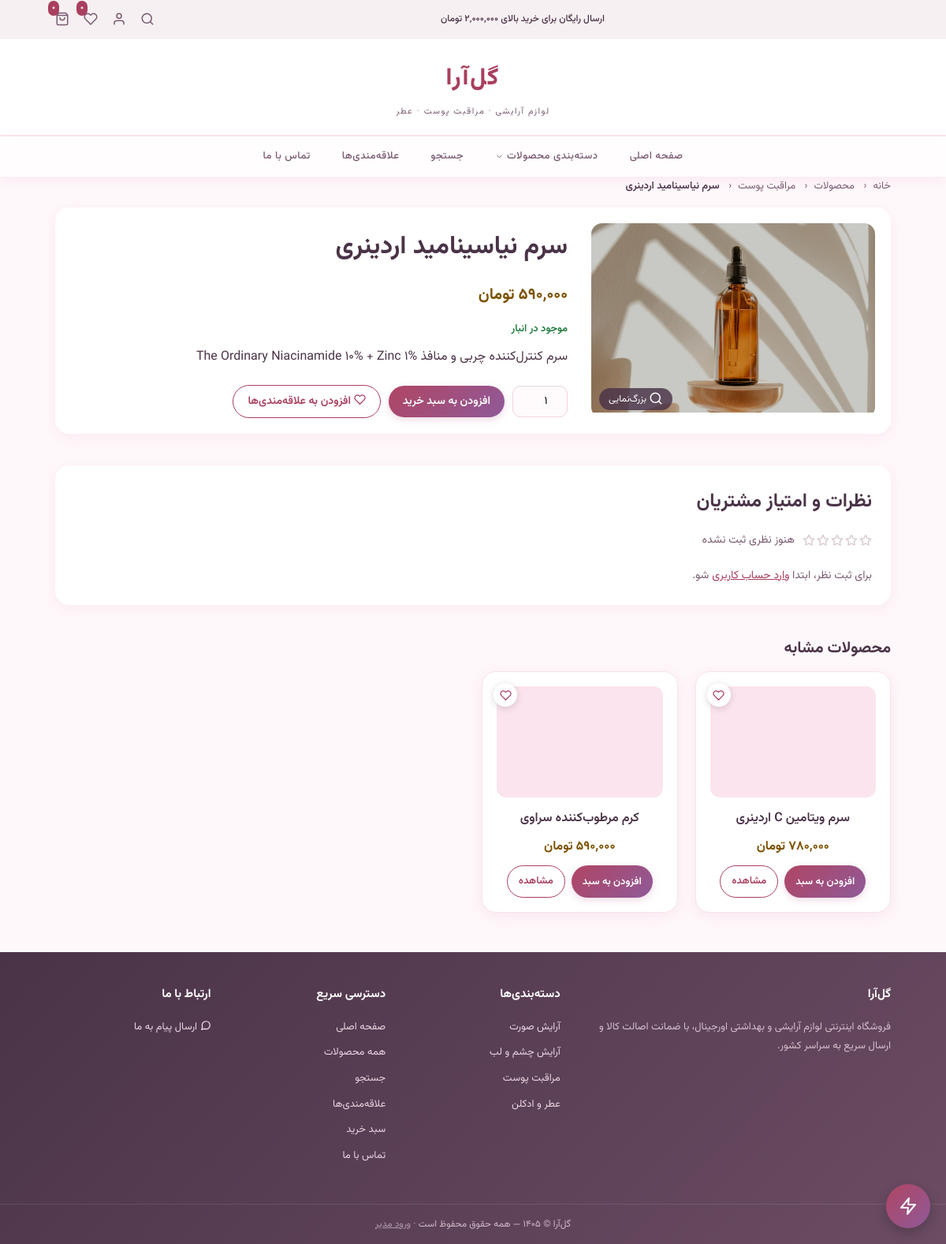
Page /product.php?id=15 on the committed database.
### tables this page shows
CREATE TABLE products (
    id INT AUTO_INCREMENT PRIMARY KEY,
    category_id INT,
    name VARCHAR(150) NOT NULL,
    description TEXT,
    price INT NOT NULL,
    stock INT UNSIGNED NOT NULL DEFAULT 0,
    image VARCHAR(255) DEFAULT NULL,
    deleted_at DATETIME NULL DEFAULT NULL,
    created_at DATETIME DEFAULT CURRENT_TIMESTAMP,
    updated_at DATETIME NULL DEFAULT NULL ON UPDATE CURRENT_TIMESTAMP,
    INDEX idx_products_deleted (deleted_at),
    FOREIGN KEY (category_id) REFERENCES categories(id) ON DELETE SET NULL
);

CREATE TABLE categories (
    id INT AUTO_INCREMENT PRIMARY KEY,
    name VARCHAR(100) NOT NULL
);

### product.php (the view, shortened to what the rows shown need)
<?php
require_once __DIR__ . '/config/db.php';
require_once __DIR__ . '/includes/functions.php';
$id = isset($_GET['id']) ? (int) $_GET['id'] : 0;
$productModel = new Product();
$product = $productModel->find($id);
if ($product) {
    $stock = (int) $product['stock'];
    $main_image = product_image($product['image'], 720);
}
require_once __DIR__ . '/includes/header.php';
[$stock_text, $stock_class] = stock_badge($stock);
$is_wishlisted = (new Wishlist())->has((int) $product['id']);
$max_qty = max(1, min($stock, MAX_QTY_PER_ITEM));
$related = $productModel->related($product, 4);
?>
<div class="product-detail">
    <?php if ($product['image']): ?>
        <a href="<?php echo url('uploads/products/' . $product['image']); ?>" class="product-zoom" data-zoom aria-label="بزرگ‌نمایی عکس <?php echo clean_input($product['name']); ?>">
            <img src="<?php echo $main_image['url']; ?>" width="<?php echo $main_image['width']; ?>" height="<?php echo $main_image['height']; ?>" alt="<?php echo clean_input($product['name']); ?>" fetchpriority="high">
            <span class="zoom-hint" aria-hidden="true"><?php echo icon('search'); ?> بزرگ‌نمایی</span>
        </a>
    <?php else: ?>
        <img class="product-zoom" src="<?php echo $main_image['url']; ?>" width="<?php echo $main_image['width']; ?>" height="<?php echo $main_image['height']; ?>" alt="<?php echo clean_input($product['name']); ?>">
    <?php endif; ?>
    <div class="product-info">
        <h1><?php echo clean_input($product['name']); ?></h1>
        <p class="price" style="font-size:20px; margin:12px 0;"><?php echo format_price($product['price']); ?></p>
        <p class="stock-badge <?php echo $stock_class; ?>" style="font-size:13px;"><?php echo $stock_text; ?></p>
        <p><?php echo nl2br(clean_input($product['description'])); ?></p>
        <div class="product-actions">
            <?php if ($stock > 0): ?>
                <input type="number" id="addToCartQty" class="qty-input" value="1" min="1" max="<?php echo $max_qty; ?>">
                <button type="button" id="addToCartBtn" data-product-id="<?php echo $product['id']; ?>" class="btn">افزودن به سبد خرید</button>
            <?php else: ?>
                <button type="button" class="btn btn-disabled" disabled aria-disabled="true">ناموجود</button>
            <?php endif; ?>
            <button type="button" class="btn btn-outline wish-btn-text<?php echo $is_wishlisted ? ' is-active' : ''; ?>" data-product-id="<?php echo $product['id']; ?>" aria-pressed="<?php echo $is_wishlisted ? 'true' : 'false'; ?>">
            </button>
        </div>
    </div>
</div>
<?php render_reviews_section($conn, $product['id']); ?>
<?php if (!empty($related)): ?>
    <section class="related-section" aria-labelledby="relatedTitle">
        <h2 id="relatedTitle">محصولات مشابه</h2>
        <div class="product-grid">
            <?php foreach ($related as $item): render_product_card($item); endforeach; ?>
        </div>
    </section>
<?php endif; ?>
<?php require_once __DIR__ . '/includes/footer.php'; ?>

### includes/functions.php (shortened to what the rows shown need)
<?php
require_once __DIR__ . '/images.php';
function clean_input($data)
{
    $data = trim((string) $data);
    $data = stripslashes($data);
    $data = htmlspecialchars($data, ENT_QUOTES, 'UTF-8');
    return $data;
}
function format_price($price)
{
    return number_format((int) $price) . ' تومان';
}
function icon($name, $class = 'icon')
{
    static $cache = [];
    if (!isset($cache[$name])) {
        $path = __DIR__ . '/../assets/icons/' . $name . '.svg';
        $cache[$name] = file_exists($path) ? file_get_contents($path) : '';
    }
    $svg = $cache[$name];
    return preg_replace('/<svg /', '<svg class="' . $class . '" aria-hidden="true" focusable="false" ', $svg, 1);
}
    ?>
    <?php
function stock_badge(int $stock): array
{
    return ['موجود در انبار', 'stock-in'];
}
function render_product_card($product)
{
    $image = product_image($product['image'] ?? null, 480);
    $name = clean_input($product['name']);
    $link = url('product.php?id=' . $product['id']);
    $is_wishlisted = (new Wishlist())->has((int) $product['id']);
    $stock = (int) ($product['stock'] ?? 0);
    ?>
    <div class="product-card<?php echo $stock <= 0 ? ' is-out' : ''; ?>">
        <button type="button" class="wish-btn<?php echo $is_wishlisted ? ' is-active' : ''; ?>" data-product-id="<?php echo $product['id']; ?>"
                aria-label="علاقه‌مندی: <?php echo $name; ?>" aria-pressed="<?php echo $is_wishlisted ? 'true' : 'false'; ?>" title="افزودن به علاقه‌مندی‌ها"><?php echo icon('heart'); ?></button>
        <a href="<?php echo $link; ?>" class="card-media" tabindex="-1" aria-hidden="true">
            <img src="<?php echo $image['url']; ?>" width="<?php echo $image['width']; ?>" height="<?php echo $image['height']; ?>" alt="" loading="lazy" decoding="async">
        </a>
        <h3><a href="<?php echo $link; ?>"><?php echo $name; ?></a></h3>
        <p class="price"><?php echo format_price($product['price']); ?></p>
        <div class="card-actions">
            <?php if ($stock > 0): ?>
                <button type="button" class="btn js-add-to-cart" data-product-id="<?php echo $product['id']; ?>">افزودن به سبد</button>
            <?php else: ?>
                <span class="btn btn-disabled" aria-disabled="true">ناموجود</span>
            <?php endif; ?>
            <a href="<?php echo $link; ?>" class="btn btn-outline" aria-label="مشاهده <?php echo $name; ?>">مشاهده</a>
        </div>
    </div>
    <?php
}
    ?>
    <?php
function render_reviews_section($conn, $product_id)
{
    ?>
    <section class="reviews-section" aria-labelledby="reviewsTitle">
        <h2 id="reviewsTitle">نظرات و امتیاز مشتریان</h2>
    </section>
    <?php
}

### includes/footer.php (shortened to what the rows shown need)
</main>
<footer class="site-footer">
    <div class="container footer-grid">
        <div class="footer-col">
            <h2 class="footer-title"><?php echo clean_input(SHOP_NAME); ?></h2>
        </div>
        <div class="footer-col">
            <h2 class="footer-title">دسته‌بندی‌ها</h2>
            <ul>
                <?php foreach ($nav_categories as $fc): ?>
                    <li><a href="<?php echo url('products.php?category=' . $fc['id']); ?>"><?php echo clean_input($fc['name']); ?></a></li>
                <?php endforeach; ?>
            </ul>
        </div>
        <div class="footer-col">
            <h2 class="footer-title">دسترسی سریع</h2>
        </div>
        <div class="footer-col">
            <h2 class="footer-title">ارتباط با ما</h2>
        </div>
    </div>
</footer>
</body>
</html>

### rows in the picture
products: image (picture), name "سرم نیاسینامید اردینری", price "590,000 تومان", description "سرم کنترل‌کننده چربی و منافذ The Ordinary Niacinamide 10% + Zinc 1%"
products: image (picture), name "سرم ویتامین C اردینری", price "780,000 تومان"
products: image (picture), name "کرم مرطوب‌کننده سراوی", price "590,000 تومان"
categories: name "آرایش صورت"
categories: name "آرایش چشم و لب"
categories: name "مراقبت پوست"
categories: name "عطر و ادکلن"

### other values in the picture
FREE_SHIPPING_THRESHOLD "2,000,000"
$wishlist_count "0"
$cart_count "0"
clean_input(SHOP_NAME) "گل‌آرا"
clean_input($item[0]) "خانه"
clean_input($item[0]) "محصولات"
clean_input($item[0]) "مراقبت پوست"
clean_input($item[0]) "سرم نیاسینامید اردینری"
$stock_text "موجود در انبار"
